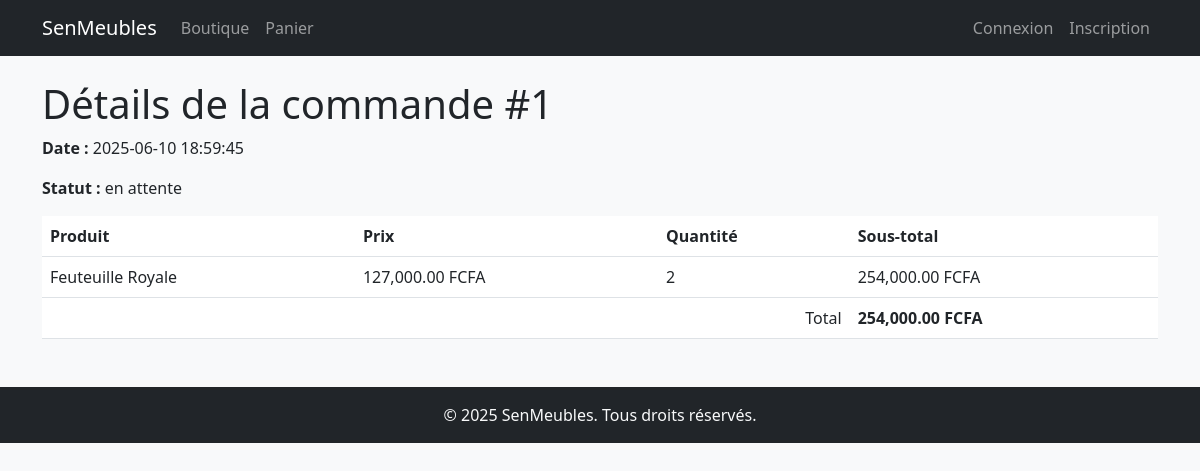
The app's page /commande_details.php?id=1 with its own data.
### tables this page shows
CREATE TABLE `commandes` (
  `id` int(11) NOT NULL,
  `id_utilisateur` int(11) NOT NULL,
  `date_commande` datetime NOT NULL,
  `statut` varchar(50) NOT NULL
);

CREATE TABLE `commande_produits` (
  `id_commande` int(11) NOT NULL,
  `id_produit` int(11) NOT NULL,
  `quantité` int(11) NOT NULL
);

CREATE TABLE `produits` (
  `id` int(11) NOT NULL,
  `nom` varchar(100) NOT NULL,
  `description` text NOT NULL,
  `prix` decimal(10,2) NOT NULL,
  `image_url` varchar(255) NOT NULL
);

### commande_details.php (the view, shortened to what this page needs)
<?php
include 'config.php'; include 'header.php';
$id_commande = (int)$_GET['id'];
$stmt = $pdo->prepare("SELECT * FROM commandes WHERE id = ?");
$stmt->execute([$id_commande]);
$commande = $stmt->fetch();
$stmt = $pdo->prepare("SELECT p.nom, p.prix, cp.quantité FROM commande_produits cp
    JOIN produits p ON cp.id_produit = p.id WHERE cp.id_commande = ?");
$stmt->execute([$id_commande]);
$produits = $stmt->fetchAll();
?>
<h1>Détails de la commande #<?= $id_commande ?></h1>
<p><strong>Date :</strong> <?= htmlspecialchars($commande['date_commande']) ?></p>
<p><strong>Statut :</strong> <?= htmlspecialchars($commande['statut']) ?></p>
<table class="table">
    <thead>
        <tr><th>Produit</th><th>Prix</th><th>Quantité</th><th>Sous-total</th></tr>
    </thead>
    <tbody>
        <?php $total = 0;
        foreach ($produits as $p):
            $st = $p['prix'] * $p['quantité']; $total += $st;
        ?>
        <tr>
            <td><?= htmlspecialchars($p['nom']) ?></td>
            <td><?= number_format($p['prix'], 2) ?> FCFA</td>
            <td><?= $p['quantité'] ?></td>
            <td><?= number_format($st, 2) ?> FCFA</td>
        </tr>
        <?php endforeach; ?>
        <tr>
            <td colspan="3" class="text-end">Total</td>
            <td><strong><?= number_format($total, 2) ?> FCFA</strong></td>
        </tr>
    </tbody>
</table>
<?php include 'footer.php'; ?>

### assets/css/style.css (style rules this page uses)
body { background: #f8f9fa; }

### records on screen
commandes: date_commande "2025-06-10 18:59:45", statut "en attente"
commande_produits: id_produit.nom "Feuteuille Royale", id_produit.prix "127,000.00", quantité "2", st "254,000.00"

### other values on screen
$id_commande "1"
$total "254,000.00"
